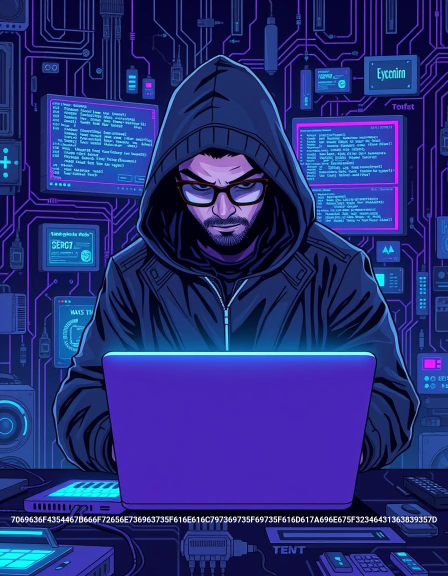
#> input picture decoded_image.png, 896 x 1152 px (shown at 1/2 size); its folder holds only this picture in this run
$ python -i deep_stego.py   (imports and definitions only)
#> lines starting #> are read from the running program, lines starting #| are printed output that depends on the picture
#!/usr/bin/env python3
"""
Deep Steganography Module - In-Depth Image/Audio Stego Analysis
Goes beyond surface-level tools to find hidden data
"""

import subprocess
import os
import re
import struct
from typing import Dict, List, Optional, Tuple
from pathlib import Path


class DeepStegoAnalyzer:
    """
    In-depth steganography analysis that examines every layer.
    """

    def __init__(self, config: Dict = None):
        self.config = config or {}
        self.output_dir = config.get('output_directory', 'output') if config else 'output'
        os.makedirs(self.output_dir, exist_ok=True)

        self.flags_found = []
        self.findings = []

        self.flag_patterns = [
            r'flag\{[^}]+\}', r'FLAG\{[^}]+\}', r'ctf\{[^}]+\}', r'CTF\{[^}]+\}',
            r'picoCTF\{[^}]+\}', r'HTB\{[^}]+\}', r'THM\{[^}]+\}'
        ]

    def analyze_image(self, filepath: str) -> Dict:
        """Comprehensive image steganography analysis"""
        print(f"\n[DEEP STEGO] Analyzing image: {filepath}")
        print("=" * 60)

        results = {
            'filepath': filepath,
            'chunk_analysis': {},
            'lsb_analysis': {},
            'color_plane_analysis': {},
            'metadata_hidden': {},
            'appended_data': {},
            'tool_results': {},
            'flags_found': []
        }

        with open(filepath, 'rb') as f:
            data = f.read()

        # Determine image type
        if data.startswith(b'\x89PNG'):
            results['image_type'] = 'PNG'
            results['chunk_analysis'] = self._analyze_png_chunks(data, filepath)
        elif data.startswith(b'\xff\xd8'):
            results['image_type'] = 'JPEG'
            results['chunk_analysis'] = self._analyze_jpeg_markers(data, filepath)
        elif data.startswith(b'GIF'):
            results['image_type'] = 'GIF'
            results['chunk_analysis'] = self._analyze_gif_blocks(data, filepath)
        elif data.startswith(b'BM'):
            results['image_type'] = 'BMP'
            results['chunk_analysis'] = self._analyze_bmp(data, filepath)

        # LSB Analysis
        results['lsb_analysis'] = self._deep_lsb_analysis(data, filepath)

        # Color plane separation
        results['color_plane_analysis'] = self._analyze_color_planes(filepath)

        # Check for data after EOF
        results['appended_data'] = self._check_appended_data(data, filepath)

        # Run all stego tools
        results['tool_results'] = self._run_all_stego_tools(filepath)

        # Brute force common passwords
        results['password_crack'] = self._try_password_extraction(filepath)

        results['flags_found'] = self.flags_found

        return results

    # ==================== PNG ANALYSIS ====================

    def _analyze_png_chunks(self, data: bytes, filepath: str) -> Dict:
        """Deep analysis of PNG chunks"""
#> called with filepath = '../decoded_image.png'
        print("[*] Analyzing PNG chunks...")

        analysis = {
            'chunks': [],
            'suspicious_chunks': [],
            'hidden_data': []
        }

        # Skip PNG signature
        pos = 8

        while pos < len(data) - 12:
            # Read chunk header
            length = struct.unpack('>I', data[pos:pos+4])[0]
            chunk_type = data[pos+4:pos+8].decode('ascii', errors='ignore')
            chunk_data = data[pos+8:pos+8+length]
            crc = struct.unpack('>I', data[pos+8+length:pos+12+length])[0]

            chunk_info = {
                'type': chunk_type,
                'offset': pos,
                'length': length,
                'crc': hex(crc)
            }
            analysis['chunks'].append(chunk_info)

            # Check for suspicious chunks
            standard_chunks = ['IHDR', 'PLTE', 'IDAT', 'IEND', 'tEXt', 'zTXt', 'iTXt',
                             'gAMA', 'cHRM', 'sRGB', 'iCCP', 'bKGD', 'pHYs', 'tIME']

            if chunk_type not in standard_chunks:
                msg = f"Non-standard chunk: {chunk_type} at offset {pos}"
                print(f"    [!] {msg}")
                analysis['suspicious_chunks'].append({
                    'type': chunk_type,
                    'offset': pos,
                    'data': chunk_data[:100].hex()
                })

                # Extract chunk data
                chunk_path = os.path.join(self.output_dir, f'chunk_{chunk_type}_{pos}.bin')
                with open(chunk_path, 'wb') as f:
                    f.write(chunk_data)
                print(f"    [+] Extracted to: {chunk_path}")

                # Search for flags
                self._search_flags(chunk_data)

            # Check tEXt, zTXt, iTXt chunks for hidden data
            if chunk_type in ['tEXt', 'zTXt', 'iTXt']:
                print(f"    [*] Found text chunk: {chunk_type}")

                if chunk_type == 'tEXt':
                    # Null-separated keyword and text
                    null_pos = chunk_data.find(b'\x00')
                    if null_pos > 0:
                        keyword = chunk_data[:null_pos].decode('ascii', errors='ignore')
                        text = chunk_data[null_pos+1:].decode('utf-8', errors='ignore')
                        print(f"        {keyword}: {text[:100]}")
                        self._search_flags(text.encode())

                elif chunk_type == 'zTXt':
                    # Compressed text
                    try:
                        import zlib
                        null_pos = chunk_data.find(b'\x00')
                        if null_pos > 0:
                            keyword = chunk_data[:null_pos].decode('ascii', errors='ignore')
                            compressed = chunk_data[null_pos+2:]  # Skip null and compression method
                            text = zlib.decompress(compressed).decode('utf-8', errors='ignore')
                            print(f"        {keyword} (decompressed): {text[:100]}")
                            self._search_flags(text.encode())
                    except:
                        pass

            # Check IDAT for anomalies
            if chunk_type == 'IDAT':
                # Multiple small IDAT chunks can hide data
                if length < 1000:
                    analysis['suspicious_chunks'].append({
                        'type': 'small_IDAT',
                        'offset': pos,
                        'length': length
                    })

            pos += 12 + length

            if chunk_type == 'IEND':
                # Check for data after IEND
                if pos < len(data):
                    remaining = data[pos:]
                    if len(remaining) > 10:
                        msg = f"Found {len(remaining)} bytes after IEND!"
                        print(f"    [!] {msg}")
                        analysis['hidden_data'].append({
                            'location': 'after_IEND',
                            'size': len(remaining),
                            'preview': remaining[:50].hex()
                        })

                        hidden_path = os.path.join(self.output_dir, 'png_hidden_after_iend.bin')
                        with open(hidden_path, 'wb') as f:
                            f.write(remaining)
                        print(f"    [+] Extracted to: {hidden_path}")
                        self._search_flags(remaining)
                break

        return analysis

    # ==================== JPEG ANALYSIS ====================

    # [219 lines left out: functions _analyze_jpeg_markers, _analyze_gif_blocks, _analyze_bmp, not called in this run]

    # ==================== LSB ANALYSIS ====================

    def _deep_lsb_analysis(self, data: bytes, filepath: str) -> Dict:
        """Deep LSB analysis"""
#> called with filepath = '../decoded_image.png'
        print("[*] Performing deep LSB analysis...")

        analysis = {
            'lsb_1bit': '',
            'lsb_2bit': '',
            'lsb_patterns': []
        }

        # Extract LSBs
        lsb_1 = ''.join(str(b & 1) for b in data[:10000])
        lsb_2 = ''.join(format(b & 3, '02b') for b in data[:5000])

        # Convert to bytes
        try:
            lsb_bytes = bytes(int(lsb_1[i:i+8], 2) for i in range(0, len(lsb_1)-7, 8))
            printable = sum(32 <= b < 127 for b in lsb_bytes)
            if printable > len(lsb_bytes) * 0.7:
                text = lsb_bytes.decode('ascii', errors='ignore')
                print(f"    [!] LSB contains text: {text[:100]}")
                analysis['lsb_1bit'] = text
                self._search_flags(lsb_bytes)
        except:
            pass

        # Try different bit planes
        for plane in range(8):
            bits = ''.join(str((b >> plane) & 1) for b in data[:10000])
            try:
                plane_bytes = bytes(int(bits[i:i+8], 2) for i in range(0, len(bits)-7, 8))
                printable = sum(32 <= b < 127 for b in plane_bytes)
                if printable > len(plane_bytes) * 0.7:
                    text = plane_bytes.decode('ascii', errors='ignore')
                    print(f"    [!] Bit plane {plane} contains text: {text[:50]}")
                    self._search_flags(plane_bytes)
            except:
                pass

        return analysis

    # ==================== COLOR PLANE ANALYSIS ====================

    def _analyze_color_planes(self, filepath: str) -> Dict:
        """Separate and analyze color planes"""
#> called with filepath = '../decoded_image.png'
        print("[*] Analyzing color planes...")

        analysis = {}

        try:
            from PIL import Image
            img = Image.open(filepath)
#> img is the input picture: PIL image 896x1152 RGB; mean R, G, B 37.5, 45.2, 121.5

            if img.mode in ['RGB', 'RGBA']:
                # Separate channels
                channels = img.split()
                channel_names = ['red', 'green', 'blue', 'alpha'][:len(channels)]
#> channel_names = ['red', 'green', 'blue']

                for name, channel in zip(channel_names, channels):
                    # Save channel
                    channel_path = os.path.join(self.output_dir, f'{name}_channel.png')
                    channel.save(channel_path)

                    # Analyze channel data
                    channel_data = list(channel.getdata())

                    # Extract LSB from channel
                    lsb_bits = ''.join(str(p & 1) for p in channel_data[:10000])
                    try:
                        lsb_bytes = bytes(int(lsb_bits[i:i+8], 2) for i in range(0, len(lsb_bits)-7, 8))
                        printable = sum(32 <= b < 127 for b in lsb_bytes)
                        if printable > len(lsb_bytes) * 0.6:
                            text = lsb_bytes.decode('ascii', errors='ignore')
                            print(f"    [!] {name} channel LSB: {text[:50]}")
                            self._search_flags(lsb_bytes)
                            analysis[f'{name}_lsb'] = text[:200]
                    except:
                        pass
#> this loop made 3 passes
#> (name, printable) on passes 1 to 3: ('red', 354), ('green', 327), ('blue', 317)
#> pass 1, in _analyze_color_planes, `channel.save(channel_path)`:
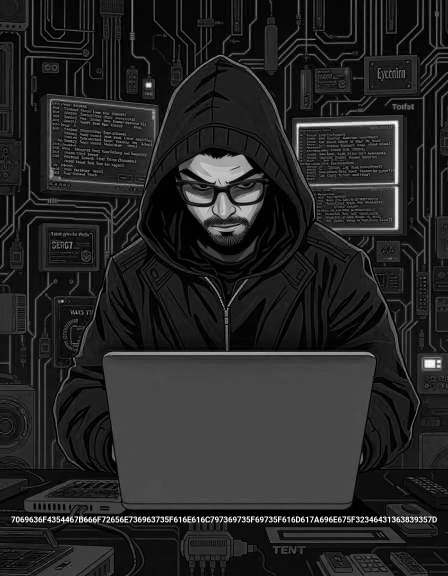
#> saved as red_channel.png: PIL image 896x1152 L (shown at 1/2 size); min 0, max 255, mean 37.5
#> pass 2, in _analyze_color_planes, `channel.save(channel_path)`:
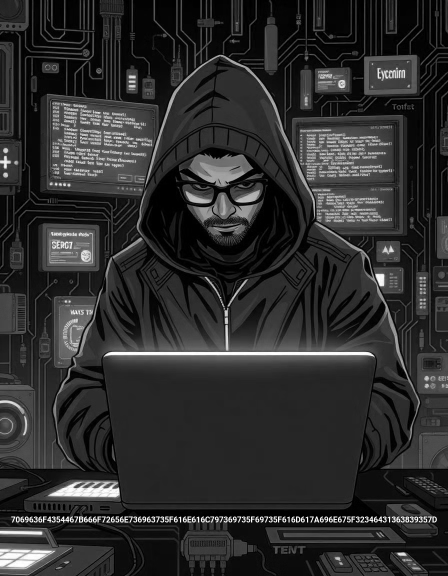
#> saved as green_channel.png: PIL image 896x1152 L (shown at 1/2 size); min 0, max 255, mean 45.2
#> after the loop, analysis = 0 items

                print(f"    [+] Saved color planes to output directory")

        except ImportError:
            print("    [!] PIL not available for color plane analysis")
        except Exception as e:
            print(f"    [!] Color plane analysis error: {e}")

        return analysis

    # ==================== APPENDED DATA ====================

    def _check_appended_data(self, data: bytes, filepath: str) -> Dict:
        """Check for data appended after file structure"""
        print("[*] Checking for appended data...")

        # This is handled in chunk analysis, but double-check here
        return {}

    # ==================== STEGO TOOLS ====================

    def _run_all_stego_tools(self, filepath: str) -> Dict:
        """Run all available steganography tools"""
        print("[*] Running steganography tools...")

        results = {}

        # zsteg (PNG/BMP)
        results['zsteg'] = self._run_zsteg(filepath)

        # steghide (JPEG)
        results['steghide'] = self._run_steghide(filepath)

        # stegseek (fast steghide cracker)
        results['stegseek'] = self._run_stegseek(filepath)

        # outguess
        results['outguess'] = self._run_outguess(filepath)

        # jsteg
        results['jsteg'] = self._run_jsteg(filepath)

        # exiftool
        results['exiftool'] = self._run_exiftool(filepath)

        # binwalk
        results['binwalk'] = self._run_binwalk(filepath)

        # foremost
        results['foremost'] = self._run_foremost(filepath)

        return results

    def _run_zsteg(self, filepath: str) -> Dict:
        """Run zsteg with all options"""
        result = {'available': False, 'findings': []}

        try:
            # Basic scan
#> (the run stopped early here; a loop or call above may not have finished)
